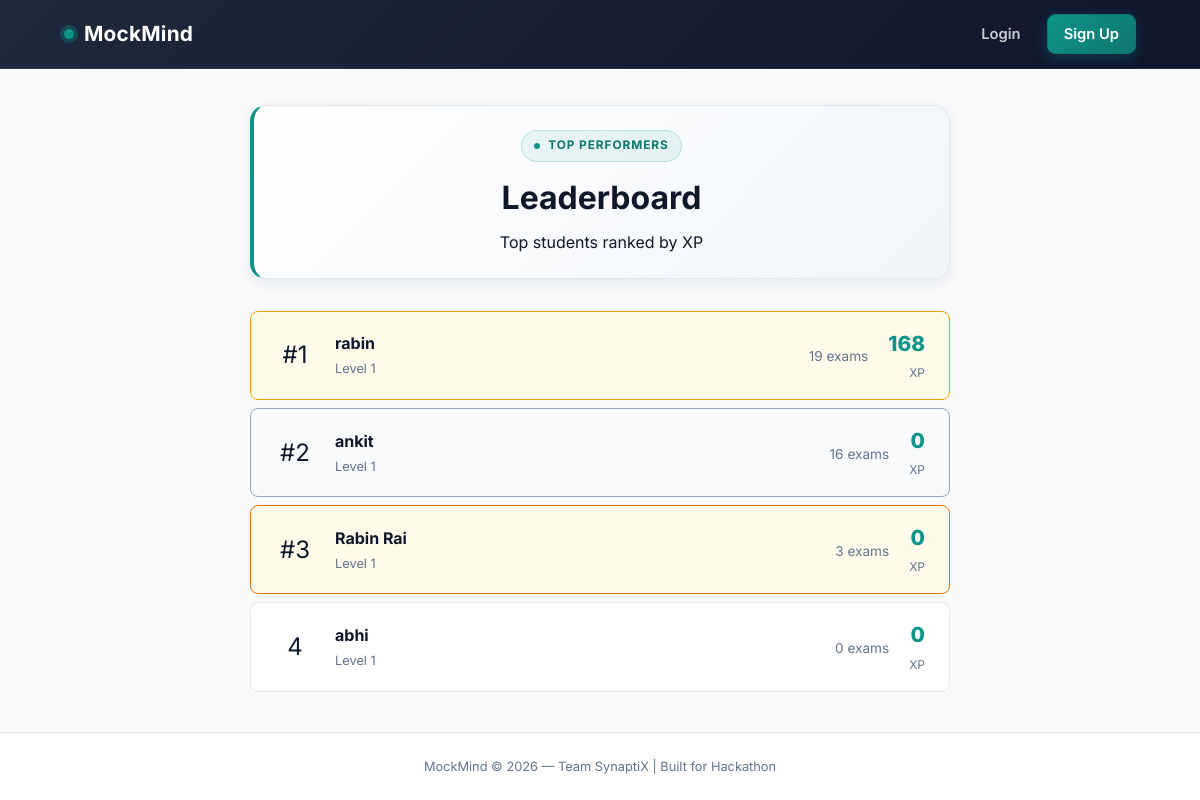
The app's page /leaderboard with its own data.
### models.py (models this page shows, shortened)
class User(UserMixin, db.Model):
    id = db.Column(db.Integer, primary_key=True)
    username = db.Column(db.String(80), unique=True, nullable=False)
    email = db.Column(db.String(120), unique=True, nullable=False)
    password_hash = db.Column(db.String(256), nullable=False)
    is_admin = db.Column(db.Boolean, default=False)
    xp = db.Column(db.Integer, default=0)
    created_at = db.Column(db.DateTime, default=datetime.utcnow)
    exams = db.relationship('Exam', backref='user', lazy=True)

### routes/leaderboard.py (the view)
@leaderboard.route('/leaderboard')
def index():
    users = User.query.filter_by(is_admin=False).order_by(User.xp.desc()).all()
    leaderboard_data = []
    for rank, user in enumerate(users, 1):
        exam_count = Exam.query.filter_by(user_id=user.id, is_completed=True).count()
        leaderboard_data.append({
            'rank': rank,
            'username': user.username,
            'xp': user.xp,
            'exams_taken': exam_count,
            'level': user.xp // 1000 + 1
        })
    return render_template('leaderboard.html', leaderboard=leaderboard_data)

### templates/leaderboard.html (shortened to what this page needs)
{% extends "base.html" %}
{% block content %}
<div class="leaderboard-container">
    <div class="leaderboard-header">
        <span class="page-kicker">Top Performers</span>
        <h1>Leaderboard</h1>
        <p>Top students ranked by XP</p>
    </div>
    <div class="leaderboard-table" id="leaderboardTable">
        {% if leaderboard %}
            {% for entry in leaderboard %}
                <div class="lb-row {% if loop.index <= 3 %}lb-top-{{ loop.index }}{% endif %}">
                    <div class="lb-rank">
                        {% if entry.rank == 1 %}#1
                        {% elif entry.rank == 2 %}#2
                        {% elif entry.rank == 3 %}#3
                        {% else %}{{ entry.rank }}
                        {% endif %}
                    </div>
                    <div class="lb-user">
                        <span class="lb-username">{{ entry.username }}</span>
                        <span class="lb-level">Level {{ entry.level }}</span>
                    </div>
                    <div class="lb-stats">
                        <span class="lb-exams">{{ entry.exams_taken }} exams</span>
                    </div>
                    <div class="lb-xp">
                        <span class="lb-xp-value">{{ entry.xp }}</span>
                        <span class="lb-xp-label">XP</span>
                    </div>
                </div>
            {% endfor %}
        {% else %}
            <div class="empty-state">
                <p>No students yet. Be the first to take an exam!</p>
            </div>
        {% endif %}
    </div>
</div>
{% endblock %}

### templates/base.html (shortened to what this page needs)
<!DOCTYPE html>
<html lang="en">
<head>
    <link rel="stylesheet" href="{{ url_for('static', filename='css/style.css') }}">
</head>
<body>
    <nav class="navbar" id="siteNavbar">
        <div class="nav-container">
            <a href="{{ url_for('dashboard.index') }}" class="nav-logo">
                <span class="logo-dot"></span>
                <span>MockMind</span>
            </a>
            <div class="nav-links" id="navLinks">
                {% if current_user.is_authenticated %}
                    <a href="{{ url_for('dashboard.index') }}" class="nav-link {% if request.endpoint == 'dashboard.index' %}active{% endif %}">Dashboard</a>
                    <a href="{{ url_for('exam.select') }}" class="nav-link {% if request.endpoint and request.endpoint.startswith('exam.') %}active{% endif %}">Take Exam</a>
                    <a href="{{ url_for('leaderboard.index') }}" class="nav-link {% if request.endpoint and request.endpoint.startswith('leaderboard.') %}active{% endif %}">Leaderboard</a>
                    <div class="nav-user">
                        <span class="nav-xp">{{ current_user.xp }} XP</span>
                        <span class="nav-username">{{ current_user.username }}</span>
                        <a href="{{ url_for('auth.logout') }}" class="nav-link btn-logout">Logout</a>
                    </div>
                {% else %}
                    <a href="{{ url_for('auth.login') }}" class="nav-link {% if request.endpoint == 'auth.login' %}active{% endif %}">Login</a>
                    <a href="{{ url_for('auth.signup') }}" class="nav-link btn-primary {% if request.endpoint == 'auth.signup' %}active{% endif %}">Sign Up</a>
                {% endif %}
            </div>
        </div>
    </nav>
    <main class="main-content">
        {% block content %}{% endblock %}
    </main>
    <footer class="footer">
        <p>MockMind © 2026 — Team SynaptiX | Built for Hackathon</p>
    </footer>
</body>
</html>

### records on screen
User: shows "#1", username "rabin", level "1", exams_taken "19", xp "168"
User: shows "#2", username "ankit", level "1", exams_taken "16", xp "0"
User: shows "#3", username "Rabin Rai", level "1", exams_taken "3", xp "0"
User: rank "4", username "abhi", level "1", exams_taken "0", xp "0"
